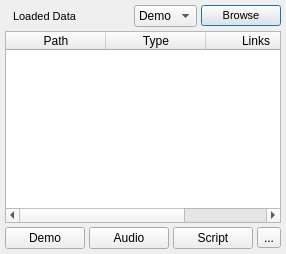
            <widget class="QWidget" name="tab_6">
             <property name="maximumSize">
              <size>
               <width>16777214</width>
               <height>16777215</height>
              </size>
             </property>
             <attribute name="title">
              <string>Data</string>
             </attribute>
             <layout class="QVBoxLayout" name="verticalLayout_34">
              <property name="spacing">
               <number>4</number>
              </property>
              <property name="leftMargin">
               <number>5</number>
              </property>
              <property name="topMargin">
               <number>5</number>
              </property>
              <property name="rightMargin">
               <number>5</number>
              </property>
              <property name="bottomMargin">
               <number>5</number>
              </property>
              <item>
               <layout class="QHBoxLayout" name="horizontalLayout_23">
                <item>
                 <widget class="QLabel" name="label">
                  <property name="font">
                   <font>
                    <pointsize>8</pointsize>
                    <bold>false</bold>
                    <kerning>true</kerning>
                   </font>
                  </property>
                  <property name="text">
                   <string>Loaded Data</string>
                  </property>
                  <property name="indent">
                   <number>8</number>
                  </property>
                 </widget>
                </item>
                <item>
                 <spacer name="horizontalSpacer_2">
                  <property name="orientation">
                   <enum>Qt::Horizontal</enum>
                  </property>
                  <property name="sizeHint" stdset="0">
                   <size>
                    <width>40</width>
                    <height>20</height>
                   </size>
                  </property>
                 </spacer>
                </item>
                <item>
                 <widget class="QComboBox" name="comboBox_2">
                  <item>
                   <property name="text">
                    <string>Demo</string>
                   </property>
                  </item>
                  <item>
                   <property name="text">
                    <string>Audio</string>
                   </property>
                  </item>
                  <item>
                   <property name="text">
                    <string>Script</string>
                   </property>
                  </item>
                 </widget>
                </item>
                <item>
                 <widget class="QPushButton" name="browseButton">
                  <property name="maximumSize">
                   <size>
                    <width>16777215</width>
                    <height>16777215</height>
                   </size>
                  </property>
                  <property name="font">
                   <font>
                    <pointsize>8</pointsize>
                    <kerning>true</kerning>
                   </font>
                  </property>
                  <property name="text">
                   <string>Browse</string>
                  </property>
                  <property name="autoDefault">
                   <bool>true</bool>
                  </property>
                  <property name="default">
                   <bool>true</bool>
                  </property>
                 </widget>
                </item>
               </layout>
              </item>
              <item>
               <widget class="QTableWidget" name="tableWidget_2">
                <column>
                 <property name="text">
                  <string>Path</string>
                 </property>
                </column>
                <column>
                 <property name="text">
                  <string>Type</string>
                 </property>
                </column>
                <column>
                 <property name="text">
                  <string>Links</string>
                 </property>
                </column>
               </widget>
              </item>
              <item>
               <layout class="QHBoxLayout" name="horizontalLayout_19">
                <item>
                 <widget class="QPushButton" name="browseDemoBtn">
                  <property name="text">
                   <string>Demo</string>
                  </property>
                  <property name="autoDefault">
                   <bool>false</bool>
                  </property>
                  <property name="default">
                   <bool>false</bool>
                  </property>
                  <property name="flat">
                   <bool>false</bool>
                  </property>
                 </widget>
                </item>
                <item>
                 <widget class="QPushButton" name="browseAudioBtn">
                  <property name="text">
                   <string>Audio</string>
                  </property>
                 </widget>
                </item>
                <item>
                 <widget class="QPushButton" name="browseScriptBtn">
                  <property name="text">
                   <string>Script</string>
                  </property>
                 </widget>
                </item>
                <item>
                 <widget class="QToolButton" name="toolButton_12">
                  <property name="text">
                   <string>...</string>
                  </property>
                 </widget>
                </item>
               </layout>
              </item>
             </layout>
            </widget>
